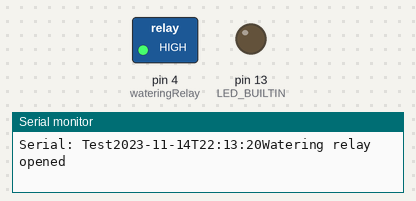
Simulated run of this program. Board: Arduino Uno, built with avr-gcc and run on an emulated ATmega328P. Parts: switched loads named in the program (green lamp = pin HIGH), output pins drawn as LEDs (lit = HIGH), the last lines printed to the serial monitor. The local clock reads 2024-03-15 10:24:30 at power-on unless the program sets it.

Above: at 0.1 s.
At 10.1 s:
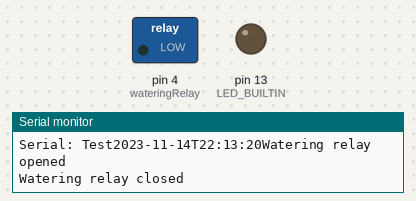
Timing chart, 0 to 11.6 s (numbered marks = the images above):
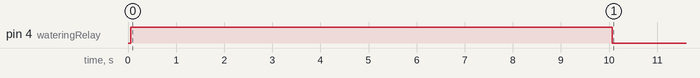

Measured:
- by itself, pin 4 (wateringRelay): LOW → HIGH at 0.06 s, → LOW 10.0 s later

The program:

main.cpp
```cpp
#define SERIAL_ALLOWED !defined(DEBUG) && !defined(UNIT_TEST)

#if SERIAL_ALLOWED
  #define __ASSERT_USE_STDERR
#endif

#include "AlarmAction.hpp"
#include "DelayedActions.hpp"

#include <RTClib.h>
#include <Arduino.h>

#ifdef DEBUG
  #include <avr8-stub.h>
#endif

#if SERIAL_ALLOWED
#include <assert.h>

void __assert(const char *__func, const char *__file, int __lineno, const char *__sexp) {
    // transmit diagnostic informations through serial link.
    Serial.println(__func);
    Serial.println(__file);
    Serial.println(__lineno, DEC);
    Serial.println(__sexp);
    Serial.flush();
    // abort program execution.
    abort();
}
#endif

uint32_t previousTime = 0;
uint32_t timeNow = 0;
uint32_t deltaTime = timeNow - previousTime;

DateTime previousDate = DateTime();
DateTime dateNow = DateTime();
TimeSpan deltaDate = dateNow - previousDate;

RTC_DS3231 rtc;

class InvokeFunction : public tda::Callback
{
public:
  InvokeFunction(void (*function)())
    : function(function)
  {

  }

  void invoke() override
  {
    if (function)
      function();
  }

private:
  void (*function)() = nullptr;
};

const uint8_t wateringRelay = 4;

tda::AlarmAction alarmAction;
tda::DelayedActions<3> wateringSequence;

TimeSpan wateringDuration = TimeSpan(10);

void startWateringSequence()
{
  wateringSequence.setPause(false);
  Serial.write("Watering sequence started \n");
}
InvokeFunction cStartWateringLoop(startWateringSequence);

void endWateringSequence()
{
  wateringSequence.setPause(true);
  Serial.write("Watering sequence stopped\n");
}
InvokeFunction cBreakWateringLoop(endWateringSequence);

void openWateringRelay()
{
  digitalWrite(wateringRelay, HIGH);
  Serial.write("Watering relay opened\n");
}
InvokeFunction cOpenWateringRelay(openWateringRelay);

void closeWateringRelay()
{
  digitalWrite(wateringRelay, LOW);
  Serial.write("Watering relay closed\n");
}
InvokeFunction cCloseWateringRelay(closeWateringRelay);

void updateDeltaTime()
{
  previousTime = timeNow;
  timeNow = millis();
  deltaTime = timeNow - previousTime;
}

void updateDeltaDate()
{
  previousDate = dateNow;
  dateNow = rtc.now();
  deltaDate = dateNow - previousDate;
}

void setup()
{
  #if SERIAL_ALLOWED
  Serial.begin(9600);
  Serial.write("Serial: Test");
  #endif

  #ifdef DEBUG
  debug_init();
  #endif

  pinMode(LED_BUILTIN, OUTPUT);
  digitalWrite(LED_BUILTIN, LOW);

  while (!rtc.begin())
  {
    digitalWrite(LED_BUILTIN, !digitalRead(LED_BUILTIN));
    delay(200);
  }

  if (rtc.lostPower())
  {
    rtc.adjust(DateTime(F(__DATE__), F(__TIME__)));
  }

  rtc.adjust(DateTime(F(__DATE__), F(__TIME__)));

  Serial.write(rtc.now().timestamp().c_str());

  updateDeltaTime();
  updateDeltaDate();

  pinMode(wateringRelay, OUTPUT);

  alarmAction.setAction(&cStartWateringLoop);
  tda::setAtHour(11, dateNow, alarmAction);
  alarmAction.setActive(true);

  wateringSequence.setAction(&cOpenWateringRelay, 50, 0);
  wateringSequence.setAction(&cCloseWateringRelay, 10000, 1);
  wateringSequence.setAction(&cBreakWateringLoop, 50, 2);
}

void loop()
{
  updateDeltaTime();
  updateDeltaDate();

  alarmAction.update(dateNow);
  wateringSequence.update(deltaTime);
}
```
